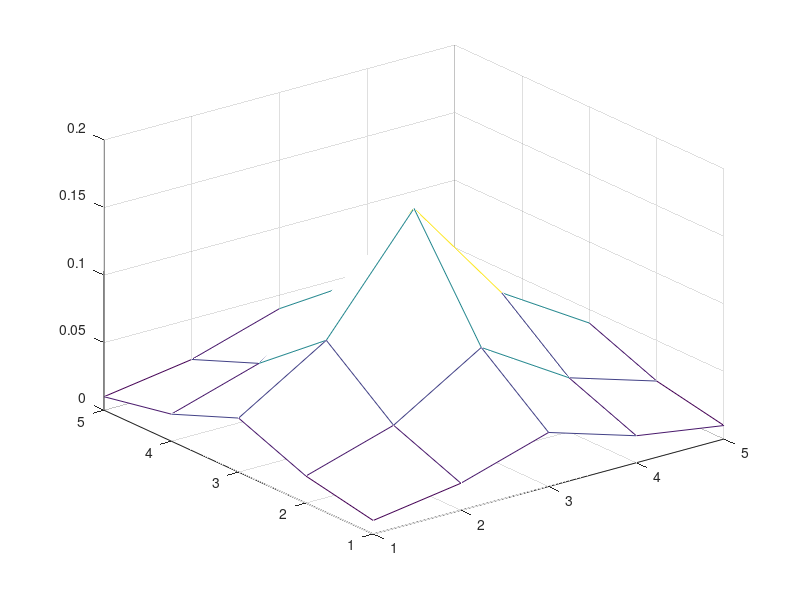
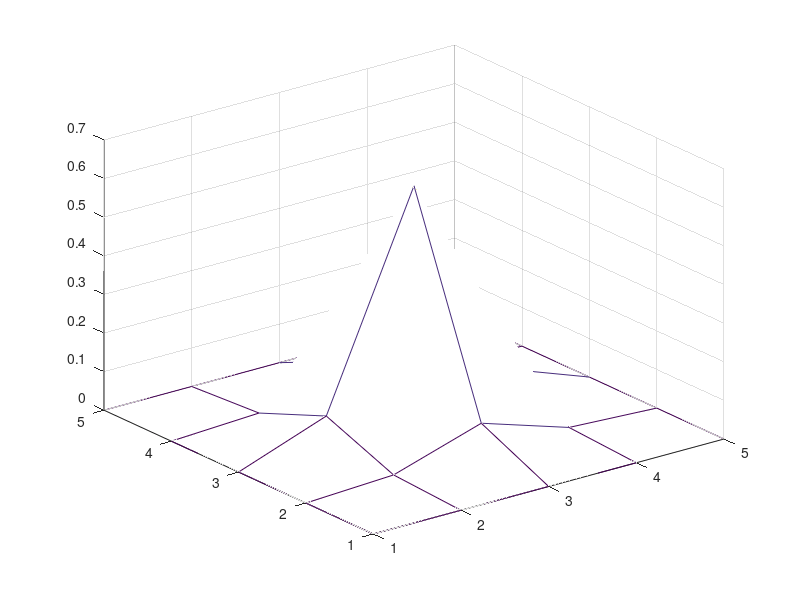

Here is the MATLAB script that generated these plots, in order:
gfilter = [0.01, 0.02, 0.04, 0.02, 0.01; 0.02, 0.04, 0.08, 0.04, 0.02; 0.04, 0.08, 0.16, 0.08, 0.04; 0.02, 0.04, 0.08, 0.04, 0.02; 0.01, 0.02, 0.04, 0.02, 0.01]
trueGaussian = fspecial('gaussian', 5);
mesh(gfilter);
figure;mesh(trueGaussian);